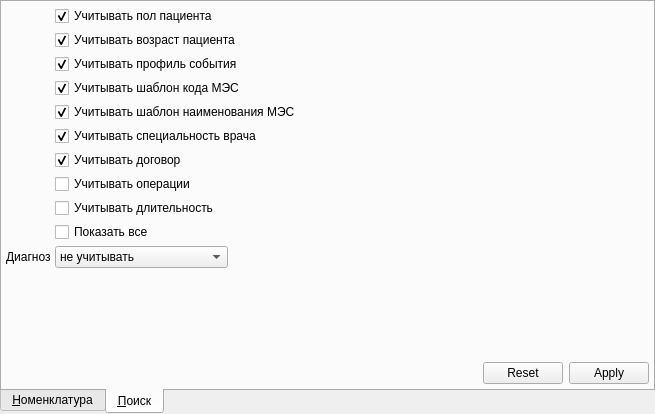
<?xml version="1.0" encoding="UTF-8"?>
<ui version="4.0">
 <class>MESComboBoxPopup</class>
 <widget class="QWidget" name="MESComboBoxPopup">
  <property name="geometry">
   <rect>
    <x>0</x>
    <y>0</y>
    <width>655</width>
    <height>414</height>
   </rect>
  </property>
  <property name="windowTitle">
   <string>Form</string>
  </property>
  <layout class="QGridLayout">
   <property name="margin">
    <number>0</number>
   </property>
   <property name="spacing">
    <number>0</number>
   </property>
   <item row="0" column="0">
    <widget class="QTabWidget" name="tabWidget">
     <property name="tabPosition">
      <enum>QTabWidget::South</enum>
     </property>
     <property name="tabShape">
      <enum>QTabWidget::Rounded</enum>
     </property>
     <property name="currentIndex">
      <number>1</number>
     </property>
     <widget class="QWidget" name="tabMES">
      <attribute name="title">
       <string>&amp;Номенклатура</string>
      </attribute>
      <layout class="QVBoxLayout">
       <property name="spacing">
        <number>4</number>
       </property>
       <property name="margin">
        <number>4</number>
       </property>
       <item>
        <widget class="CTableView" name="table"/>
       </item>
      </layout>
     </widget>
     <widget class="QWidget" name="tabSearch">
      <attribute name="title">
       <string>&amp;Поиск</string>
      </attribute>
      <layout class="QGridLayout">
       <property name="margin">
        <number>4</number>
       </property>
       <property name="spacing">
        <number>4</number>
       </property>
       <item row="11" column="0" colspan="2">
        <spacer>
         <property name="orientation">
          <enum>Qt::Vertical</enum>
         </property>
         <property name="sizeHint" stdset="0">
          <size>
           <width>20</width>
           <height>141</height>
          </size>
         </property>
        </spacer>
       </item>
       <item row="12" column="2">
        <widget class="QDialogButtonBox" name="buttonBox">
         <property name="sizePolicy">
          <sizepolicy hsizetype="Fixed" vsizetype="Fixed">
           <horstretch>0</horstretch>
           <verstretch>0</verstretch>
          </sizepolicy>
         </property>
         <property name="orientation">
          <enum>Qt::Horizontal</enum>
         </property>
         <property name="standardButtons">
          <set>QDialogButtonBox::Apply|QDialogButtonBox::Reset</set>
         </property>
         <property name="centerButtons">
          <bool>false</bool>
         </property>
        </widget>
       </item>
       <item row="5" column="1" colspan="2">
        <widget class="QCheckBox" name="chkSpeciality">
         <property name="sizePolicy">
          <sizepolicy hsizetype="Maximum" vsizetype="Fixed">
           <horstretch>0</horstretch>
           <verstretch>0</verstretch>
          </sizepolicy>
         </property>
         <property name="text">
          <string>Учитывать специальность врача</string>
         </property>
         <property name="checked">
          <bool>true</bool>
         </property>
        </widget>
       </item>
       <item row="10" column="0">
        <widget class="QLabel" name="lblMKB">
         <property name="sizePolicy">
          <sizepolicy hsizetype="Maximum" vsizetype="Preferred">
           <horstretch>0</horstretch>
           <verstretch>0</verstretch>
          </sizepolicy>
         </property>
         <property name="text">
          <string>Диагноз</string>
         </property>
        </widget>
       </item>
       <item row="10" column="1" colspan="2">
        <widget class="QComboBox" name="cmbMKB">
         <property name="sizePolicy">
          <sizepolicy hsizetype="Maximum" vsizetype="Fixed">
           <horstretch>0</horstretch>
           <verstretch>0</verstretch>
          </sizepolicy>
         </property>
         <item>
          <property name="text">
           <string>не учитывать</string>
          </property>
         </item>
         <item>
          <property name="text">
           <string>соответствие по рубрике</string>
          </property>
         </item>
         <item>
          <property name="text">
           <string>строгое соответствие</string>
          </property>
         </item>
        </widget>
       </item>
       <item row="4" column="1" colspan="2">
        <widget class="QCheckBox" name="chkMesNameTemplate">
         <property name="sizePolicy">
          <sizepolicy hsizetype="Maximum" vsizetype="Fixed">
           <horstretch>0</horstretch>
           <verstretch>0</verstretch>
          </sizepolicy>
         </property>
         <property name="text">
          <string>Учитывать шаблон наименования МЭС</string>
         </property>
         <property name="checked">
          <bool>true</bool>
         </property>
        </widget>
       </item>
       <item row="1" column="1" colspan="2">
        <widget class="QCheckBox" name="chkAge">
         <property name="sizePolicy">
          <sizepolicy hsizetype="Maximum" vsizetype="Fixed">
           <horstretch>0</horstretch>
           <verstretch>0</verstretch>
          </sizepolicy>
         </property>
         <property name="text">
          <string>Учитывать возраст пациента</string>
         </property>
         <property name="checked">
          <bool>true</bool>
         </property>
        </widget>
       </item>
       <item row="0" column="1" colspan="2">
        <widget class="QCheckBox" name="chkSex">
         <property name="sizePolicy">
          <sizepolicy hsizetype="Maximum" vsizetype="Fixed">
           <horstretch>0</horstretch>
           <verstretch>0</verstretch>
          </sizepolicy>
         </property>
         <property name="text">
          <string>Учитывать пол пациента</string>
         </property>
         <property name="checked">
          <bool>true</bool>
         </property>
        </widget>
       </item>
       <item row="2" column="1" colspan="2">
        <widget class="QCheckBox" name="chkEventProfile">
         <property name="sizePolicy">
          <sizepolicy hsizetype="Maximum" vsizetype="Fixed">
           <horstretch>0</horstretch>
           <verstretch>0</verstretch>
          </sizepolicy>
         </property>
         <property name="text">
          <string>Учитывать профиль события</string>
         </property>
         <property name="checked">
          <bool>true</bool>
         </property>
        </widget>
       </item>
       <item row="7" column="1" colspan="2">
        <widget class="QCheckBox" name="chkOperativeMes">
         <property name="text">
          <string>Учитывать операции</string>
         </property>
        </widget>
       </item>
       <item row="3" column="1" colspan="2">
        <widget class="QCheckBox" name="chkMesCodeTemplate">
         <property name="sizePolicy">
          <sizepolicy hsizetype="Maximum" vsizetype="Fixed">
           <horstretch>0</horstretch>
           <verstretch>0</verstretch>
          </sizepolicy>
         </property>
         <property name="text">
          <string>Учитывать шаблон кода МЭС</string>
         </property>
         <property name="checked">
          <bool>true</bool>
         </property>
        </widget>
       </item>
       <item row="6" column="1" colspan="2">
        <widget class="QCheckBox" name="chkContract">
         <property name="acceptDrops">
          <bool>false</bool>
         </property>
         <property name="text">
          <string>Учитывать договор</string>
         </property>
         <property name="checked">
          <bool>true</bool>
         </property>
        </widget>
       </item>
       <item row="8" column="1" colspan="2">
        <widget class="QCheckBox" name="chkDuration">
         <property name="text">
          <string>Учитывать длительность</string>
         </property>
        </widget>
       </item>
       <item row="9" column="1" colspan="2">
        <widget class="QCheckBox" name="chkShowAll">
         <property name="text">
          <string>Показать все</string>
         </property>
        </widget>
       </item>
      </layout>
     </widget>
    </widget>
   </item>
  </layout>
 </widget>
 <customwidgets>
  <customwidget>
   <class>CTableView</class>
   <extends>QTableView</extends>
   <header>library/TableView.h</header>
  </customwidget>
 </customwidgets>
 <tabstops>
  <tabstop>chkSex</tabstop>
  <tabstop>chkAge</tabstop>
  <tabstop>chkEventProfile</tabstop>
  <tabstop>chkMesCodeTemplate</tabstop>
  <tabstop>chkMesNameTemplate</tabstop>
  <tabstop>chkSpeciality</tabstop>
  <tabstop>chkContract</tabstop>
  <tabstop>chkOperativeMes</tabstop>
  <tabstop>cmbMKB</tabstop>
  <tabstop>buttonBox</tabstop>
  <tabstop>table</tabstop>
 </tabstops>
 <resources/>
 <connections/>
</ui>
